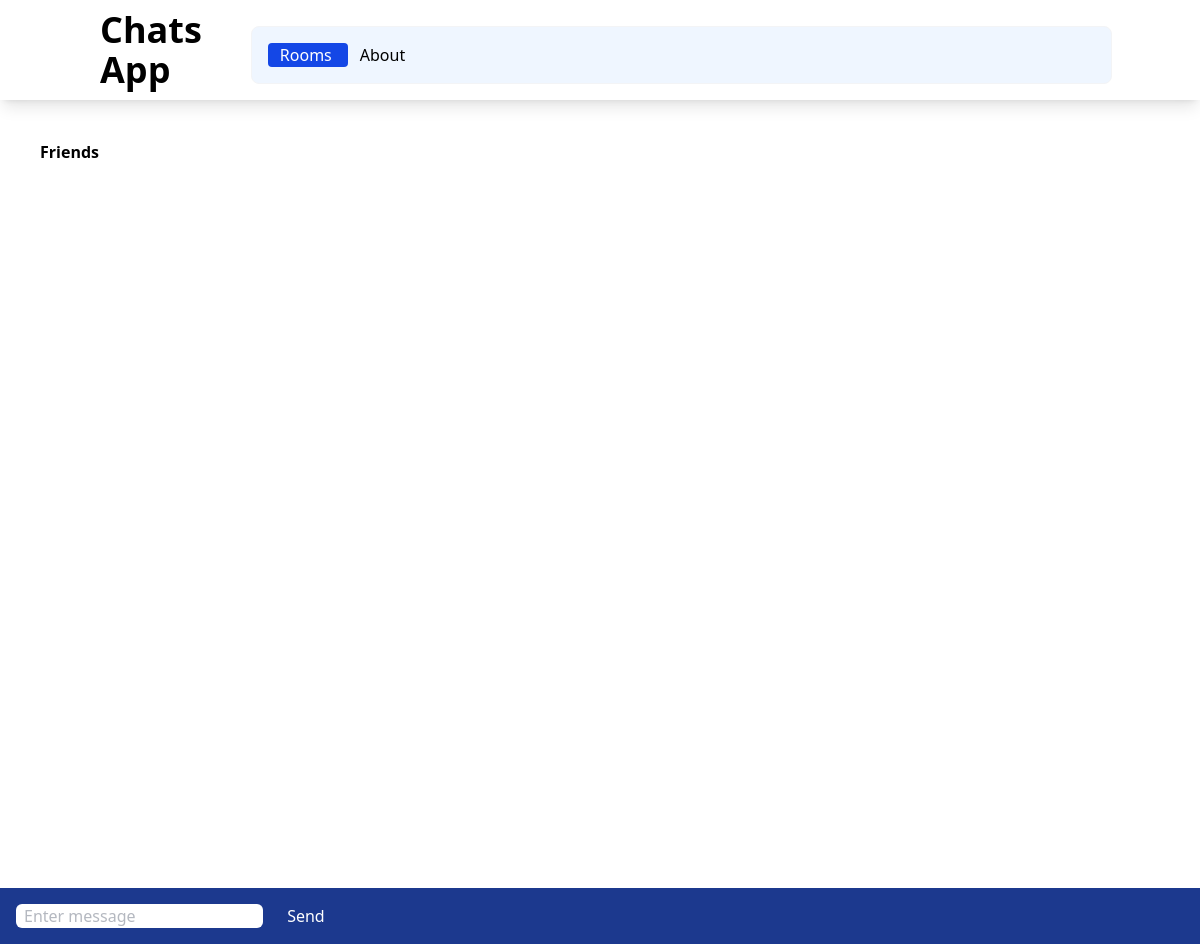
Before: /rooms/friends/ with the older database file.
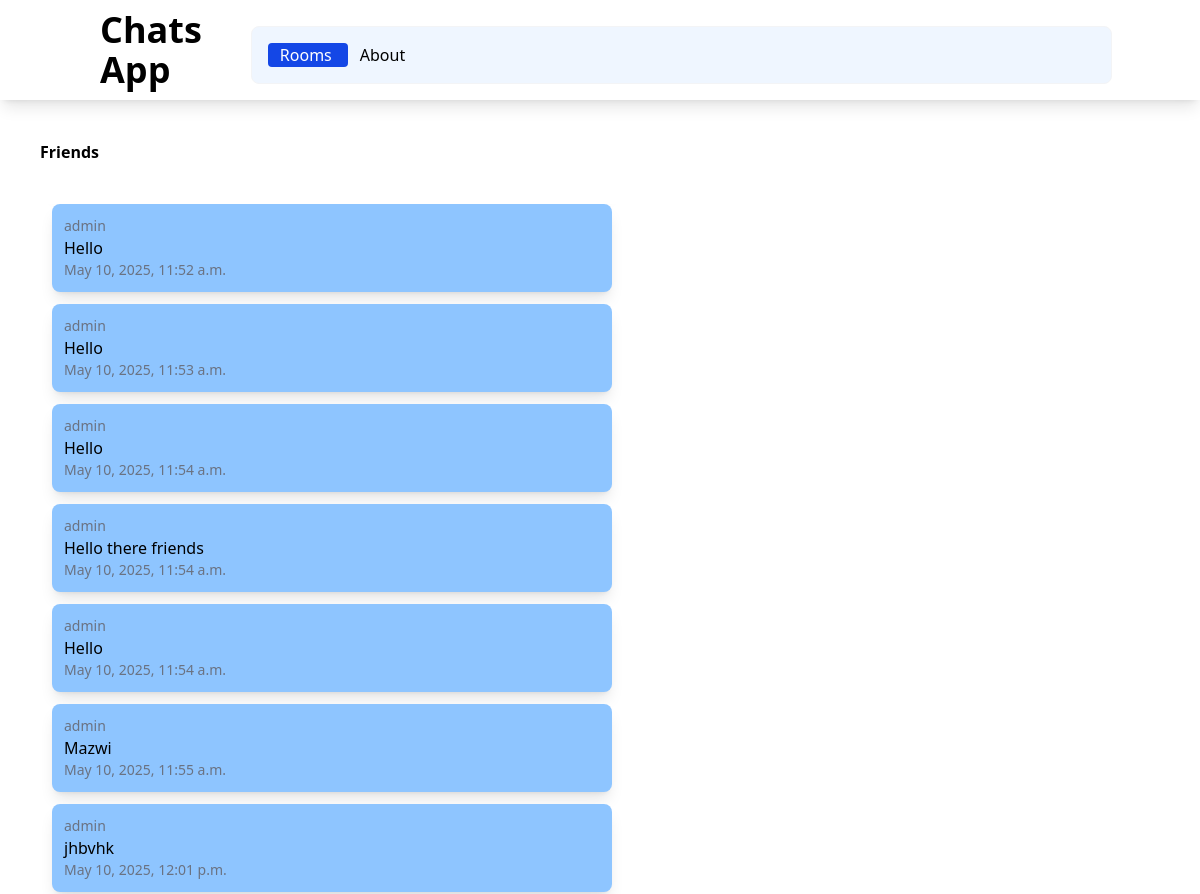
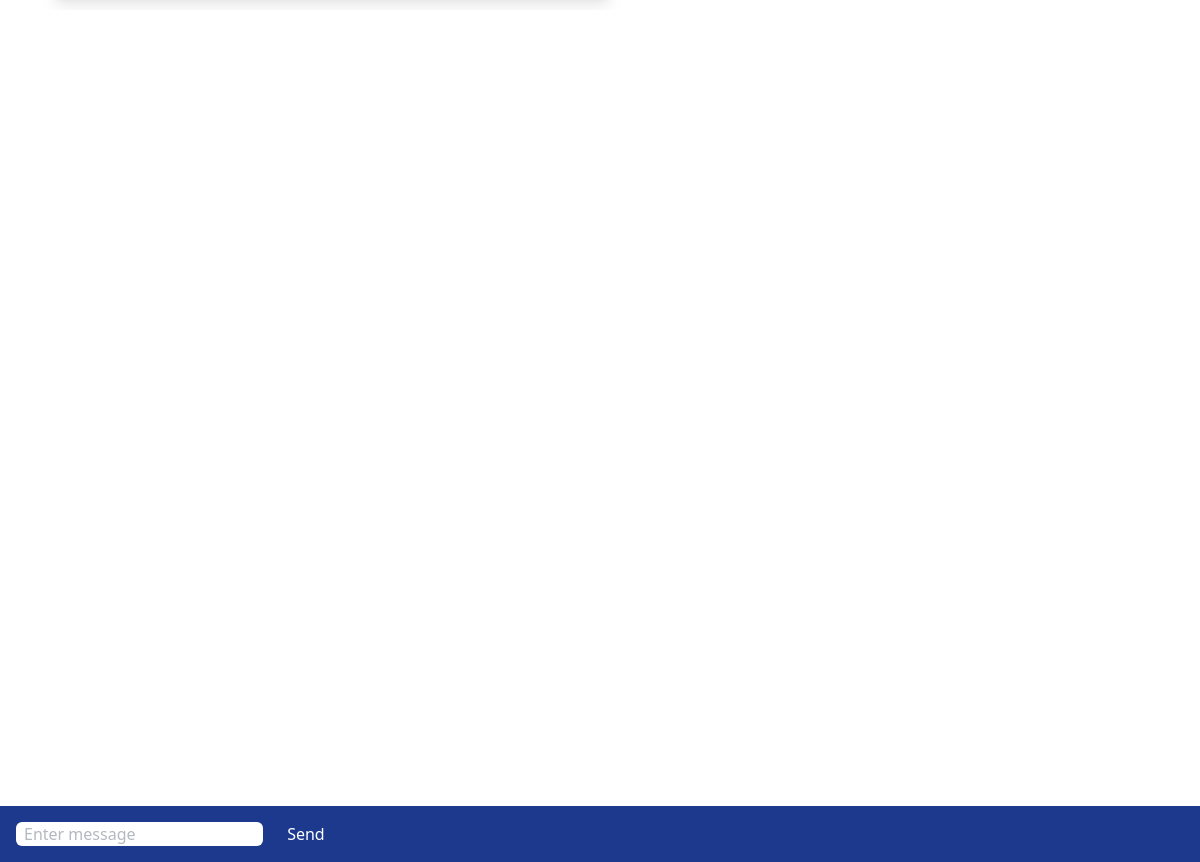
After: the same page with the newer database file (2 pictures, top to bottom).
### chatapp/models.py (models this page shows, shortened)
class ChatRoom(models.Model):
    name = models.CharField(max_length=100)
    slug = models.SlugField(unique=True)

class ChatMessage(models.Model):
    user = models.ForeignKey(User, on_delete=models.CASCADE)
    room = models.ForeignKey(ChatRoom, on_delete=models.CASCADE)
    message_content = models.TextField()
    date = models.DateTimeField(auto_now=True)
    class Meta:
        ordering = ('date',)

### chatapp/views.py (the view)
# urls.py: path('<slug:slug>/', views.chatroom, name='chatroom'),
def chatroom(request, slug):
    chatroom = ChatRoom.objects.get(slug=slug)
    messages = ChatMessage.objects.filter(room=chatroom)[0:30]
    return render(request, 'chatapp/room.html', {'chatroom':chatroom, 'messages':messages})

### chatapp/templates/chatapp/room.html (shortened to what this page needs)
{% extends 'chatapp/base.html' %}
{% block body %}
<div class="m-10 font-bold">{{ chatroom.name }}</div>
<div class="message-container m-10 overflow-auto h-[700px]" id="message-container">
    <div id="chat-messages">
        {% for message in messages%}
            <div class="message shadow-lg p-3 m-3 rounded-lg w-1/2 bg-blue-300">
                <div class="text-sm text-gray-500">
                    {{ message.user.username }}
                </div>
                    {{ message.message_content }}
                <div class="text-sm text-gray-500">
                    {{ message.date }}
                </div>
            </div>
        {% endfor %}
    </div>
</div>
<div class="form-container fixed inset-x-0 bottom-0 bg-blue-900 p-4">
    <form method="post">
        <input class="rounded-md px-2 text-gray-500 bg-white" id="message-input" type="text" name="message" placeholder="Enter message">
        <button class="text-white ml-5" id="send-button" type="submit">Send</button>
    </form>
</div>
{% endblock %}

### chatapp/templates/chatapp/base.html (shortened to what this page needs)
<!DOCTYPE html>
<html lang="en">
<head>
    <script src="https://cdn.jsdelivr.net/npm/@tailwindcss/browser@4"></script>
  </head>
</head>
<body>
    <nav class="shadow-lg px-3 py-2.5">
        <div class="container flex flex-wrapped justify-between mx-auto">
            <a class="flex items-center" href="">
                <span class="self-center text-4xl font-semibold">Chats App</span>
            </a>
            <div class="w-full block w-auto">
                <ul class="flex flex-row p-4 mt-4 border rounded-lg border-gray-100 bg-blue-50">
                    <li>
                        <a class="block px-2 pl-3 pr-4 rounded bg-blue-700 text-white" href="">Rooms</a>
                    </li>
                    <li>
                        <a class="block px-2 pl-3 pr-4 rounded" href="">About</a>
                    </li>
                </ul>
            </div>
        </div>
    </nav>
    {% block body %}
    {% endblock %}
</body>
</html>

Changed rows visible on the page:
added ChatMessage: user.username "admin", message_content "Hello", date "May 10, 2025, 11:52 a.m."
added ChatMessage: user.username "admin", message_content "Hello", date "May 10, 2025, 11:53 a.m."
added ChatMessage: user.username "admin", message_content "Hello", date "May 10, 2025, 11:54 a.m."
added ChatMessage: user.username "admin", message_content "Hello there friends", date "May 10, 2025, 11:54 a.m."
added ChatMessage: user.username "admin", message_content "Hello", date "May 10, 2025, 11:54 a.m."
added ChatMessage: user.username "admin", message_content "Mazwi", date "May 10, 2025, 11:55 a.m."
added ChatMessage: user.username "admin", message_content "jhbvhk", date "May 10, 2025, 12:01 p.m."
